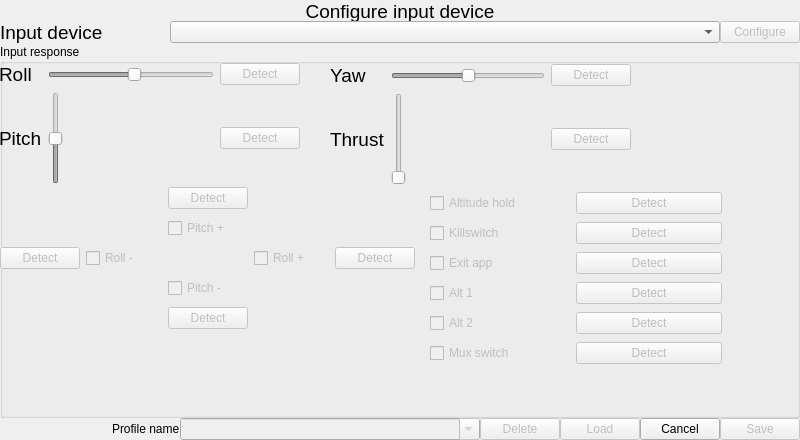
<?xml version="1.0" encoding="UTF-8"?>
<ui version="4.0">
 <class>Form</class>
 <widget class="QWidget" name="Form">
  <property name="windowModality">
   <enum>Qt::ApplicationModal</enum>
  </property>
  <property name="geometry">
   <rect>
    <x>0</x>
    <y>0</y>
    <width>800</width>
    <height>440</height>
   </rect>
  </property>
  <property name="windowTitle">
   <string>Input device configuration</string>
  </property>
  <layout class="QHBoxLayout" name="horizontalLayout">
   <property name="spacing">
    <number>0</number>
   </property>
   <property name="margin">
    <number>0</number>
   </property>
   <item>
    <layout class="QVBoxLayout" name="verticalLayout">
     <item>
      <widget class="QLabel" name="label">
       <property name="maximumSize">
        <size>
         <width>16777215</width>
         <height>21</height>
        </size>
       </property>
       <property name="font">
        <font>
         <pointsize>14</pointsize>
        </font>
       </property>
       <property name="text">
        <string>Configure input device</string>
       </property>
       <property name="alignment">
        <set>Qt::AlignHCenter|Qt::AlignTop</set>
       </property>
      </widget>
     </item>
     <item>
      <layout class="QGridLayout" name="gridLayout_4">
       <item row="0" column="2">
        <widget class="QPushButton" name="configButton">
         <property name="enabled">
          <bool>false</bool>
         </property>
         <property name="maximumSize">
          <size>
           <width>80</width>
           <height>16777215</height>
          </size>
         </property>
         <property name="text">
          <string>Configure</string>
         </property>
        </widget>
       </item>
       <item row="0" column="0">
        <widget class="QLabel" name="label_2">
         <property name="font">
          <font>
           <pointsize>14</pointsize>
          </font>
         </property>
         <property name="text">
          <string>Input device</string>
         </property>
        </widget>
       </item>
       <item row="0" column="1">
        <widget class="QComboBox" name="inputDeviceSelector">
         <property name="minimumSize">
          <size>
           <width>550</width>
           <height>0</height>
          </size>
         </property>
         <property name="duplicatesEnabled">
          <bool>false</bool>
         </property>
        </widget>
       </item>
      </layout>
     </item>
     <item>
      <layout class="QHBoxLayout" name="inputDetectionLayout">
       <item>
        <widget class="QGroupBox" name="inputDetectionGroup">
         <property name="minimumSize">
          <size>
           <width>0</width>
           <height>330</height>
          </size>
         </property>
         <property name="maximumSize">
          <size>
           <width>16777215</width>
           <height>500</height>
          </size>
         </property>
         <property name="title">
          <string>Input response</string>
         </property>
         <widget class="QWidget" name="gridLayoutWidget">
          <property name="geometry">
           <rect>
            <x>-1</x>
            <y>19</y>
            <width>301</width>
            <height>121</height>
           </rect>
          </property>
          <layout class="QGridLayout" name="gridLayout_3">
           <item row="0" column="1">
            <widget class="QSlider" name="rollAxisValue">
             <property name="enabled">
              <bool>false</bool>
             </property>
             <property name="minimumSize">
              <size>
               <width>0</width>
               <height>0</height>
              </size>
             </property>
             <property name="maximumSize">
              <size>
               <width>16777215</width>
               <height>16777215</height>
              </size>
             </property>
             <property name="minimum">
              <number>-100</number>
             </property>
             <property name="maximum">
              <number>100</number>
             </property>
             <property name="sliderPosition">
              <number>5</number>
             </property>
             <property name="orientation">
              <enum>Qt::Horizontal</enum>
             </property>
             <property name="invertedAppearance">
              <bool>false</bool>
             </property>
             <property name="invertedControls">
              <bool>false</bool>
             </property>
             <property name="tickPosition">
              <enum>QSlider::NoTicks</enum>
             </property>
            </widget>
           </item>
           <item row="1" column="0">
            <widget class="QLabel" name="label_3">
             <property name="font">
              <font>
               <pointsize>14</pointsize>
              </font>
             </property>
             <property name="text">
              <string>Pitch</string>
             </property>
            </widget>
           </item>
           <item row="0" column="0">
            <widget class="QLabel" name="label_5">
             <property name="font">
              <font>
               <pointsize>14</pointsize>
              </font>
             </property>
             <property name="text">
              <string>Roll</string>
             </property>
            </widget>
           </item>
           <item row="1" column="1">
            <widget class="QSlider" name="pitchAxisValue">
             <property name="enabled">
              <bool>false</bool>
             </property>
             <property name="minimumSize">
              <size>
               <width>0</width>
               <height>0</height>
              </size>
             </property>
             <property name="maximumSize">
              <size>
               <width>16777215</width>
               <height>16777215</height>
              </size>
             </property>
             <property name="layoutDirection">
              <enum>Qt::LeftToRight</enum>
             </property>
             <property name="minimum">
              <number>-100</number>
             </property>
             <property name="maximum">
              <number>100</number>
             </property>
             <property name="singleStep">
              <number>1</number>
             </property>
             <property name="sliderPosition">
              <number>0</number>
             </property>
             <property name="tracking">
              <bool>false</bool>
             </property>
             <property name="orientation">
              <enum>Qt::Vertical</enum>
             </property>
             <property name="invertedAppearance">
              <bool>false</bool>
             </property>
             <property name="invertedControls">
              <bool>false</bool>
             </property>
             <property name="tickPosition">
              <enum>QSlider::NoTicks</enum>
             </property>
            </widget>
           </item>
           <item row="0" column="2">
            <widget class="QPushButton" name="detectRoll">
             <property name="enabled">
              <bool>false</bool>
             </property>
             <property name="text">
              <string>Detect</string>
             </property>
            </widget>
           </item>
           <item row="1" column="2">
            <widget class="QPushButton" name="detectPitch">
             <property name="enabled">
              <bool>false</bool>
             </property>
             <property name="text">
              <string>Detect</string>
             </property>
            </widget>
           </item>
          </layout>
         </widget>
         <widget class="QWidget" name="gridLayoutWidget_4">
          <property name="geometry">
           <rect>
            <x>330</x>
            <y>20</y>
            <width>301</width>
            <height>121</height>
           </rect>
          </property>
          <layout class="QGridLayout" name="gridLayout_6">
           <item row="1" column="0">
            <widget class="QLabel" name="label_7">
             <property name="font">
              <font>
               <pointsize>14</pointsize>
              </font>
             </property>
             <property name="text">
              <string>Thrust</string>
             </property>
            </widget>
           </item>
           <item row="1" column="1">
            <widget class="QSlider" name="thrustAxisValue">
             <property name="enabled">
              <bool>false</bool>
             </property>
             <property name="minimumSize">
              <size>
               <width>0</width>
               <height>0</height>
              </size>
             </property>
             <property name="maximumSize">
              <size>
               <width>16777215</width>
               <height>16777215</height>
              </size>
             </property>
             <property name="minimum">
              <number>0</number>
             </property>
             <property name="maximum">
              <number>100</number>
             </property>
             <property name="singleStep">
              <number>0</number>
             </property>
             <property name="sliderPosition">
              <number>0</number>
             </property>
             <property name="tracking">
              <bool>true</bool>
             </property>
             <property name="orientation">
              <enum>Qt::Vertical</enum>
             </property>
             <property name="invertedAppearance">
              <bool>false</bool>
             </property>
             <property name="invertedControls">
              <bool>false</bool>
             </property>
             <property name="tickPosition">
              <enum>QSlider::NoTicks</enum>
             </property>
            </widget>
           </item>
           <item row="0" column="1">
            <widget class="QSlider" name="yawAxisValue">
             <property name="enabled">
              <bool>false</bool>
             </property>
             <property name="minimumSize">
              <size>
               <width>0</width>
               <height>0</height>
              </size>
             </property>
             <property name="maximumSize">
              <size>
               <width>16777215</width>
               <height>16777215</height>
              </size>
             </property>
             <property name="minimum">
              <number>-100</number>
             </property>
             <property name="maximum">
              <number>100</number>
             </property>
             <property name="singleStep">
              <number>0</number>
             </property>
             <property name="sliderPosition">
              <number>1</number>
             </property>
             <property name="tracking">
              <bool>true</bool>
             </property>
             <property name="orientation">
              <enum>Qt::Horizontal</enum>
             </property>
             <property name="invertedAppearance">
              <bool>false</bool>
             </property>
             <property name="invertedControls">
              <bool>false</bool>
             </property>
             <property name="tickPosition">
              <enum>QSlider::NoTicks</enum>
             </property>
            </widget>
           </item>
           <item row="1" column="2">
            <widget class="QPushButton" name="detectThrust">
             <property name="enabled">
              <bool>false</bool>
             </property>
             <property name="text">
              <string>Detect</string>
             </property>
            </widget>
           </item>
           <item row="0" column="0">
            <widget class="QLabel" name="label_4">
             <property name="font">
              <font>
               <pointsize>14</pointsize>
              </font>
             </property>
             <property name="text">
              <string>Yaw</string>
             </property>
            </widget>
           </item>
           <item row="0" column="2">
            <widget class="QPushButton" name="detectYaw">
             <property name="enabled">
              <bool>false</bool>
             </property>
             <property name="text">
              <string>Detect</string>
             </property>
            </widget>
           </item>
          </layout>
         </widget>
         <widget class="QWidget" name="gridLayoutWidget_5">
          <property name="geometry">
           <rect>
            <x>0</x>
            <y>140</y>
            <width>415</width>
            <height>151</height>
           </rect>
          </property>
          <layout class="QGridLayout" name="gridLayout">
           <item row="2" column="1">
            <widget class="QCheckBox" name="rollNeg">
             <property name="enabled">
              <bool>false</bool>
             </property>
             <property name="text">
              <string>Roll -</string>
             </property>
             <property name="checkable">
              <bool>true</bool>
             </property>
            </widget>
           </item>
           <item row="3" column="2">
            <widget class="QCheckBox" name="pitchNeg">
             <property name="enabled">
              <bool>false</bool>
             </property>
             <property name="text">
              <string>Pitch -</string>
             </property>
             <property name="checkable">
              <bool>true</bool>
             </property>
            </widget>
           </item>
           <item row="4" column="2">
            <widget class="QPushButton" name="detectPitchNeg">
             <property name="enabled">
              <bool>false</bool>
             </property>
             <property name="text">
              <string>Detect</string>
             </property>
            </widget>
           </item>
           <item row="2" column="3">
            <widget class="QCheckBox" name="rollPos">
             <property name="enabled">
              <bool>false</bool>
             </property>
             <property name="text">
              <string>Roll +</string>
             </property>
             <property name="checkable">
              <bool>true</bool>
             </property>
            </widget>
           </item>
           <item row="2" column="4">
            <widget class="QPushButton" name="detectRollPos">
             <property name="enabled">
              <bool>false</bool>
             </property>
             <property name="text">
              <string>Detect</string>
             </property>
            </widget>
           </item>
           <item row="0" column="2">
            <widget class="QPushButton" name="detectPitchPos">
             <property name="enabled">
              <bool>false</bool>
             </property>
             <property name="text">
              <string>Detect</string>
             </property>
            </widget>
           </item>
           <item row="2" column="0">
            <widget class="QPushButton" name="detectRollNeg">
             <property name="enabled">
              <bool>false</bool>
             </property>
             <property name="text">
              <string>Detect</string>
             </property>
            </widget>
           </item>
           <item row="1" column="2">
            <widget class="QCheckBox" name="pitchPos">
             <property name="enabled">
              <bool>false</bool>
             </property>
             <property name="text">
              <string>Pitch +</string>
             </property>
             <property name="checkable">
              <bool>true</bool>
             </property>
            </widget>
           </item>
          </layout>
         </widget>
         <widget class="QWidget" name="gridLayoutWidget_2">
          <property name="geometry">
           <rect>
            <x>430</x>
            <y>140</y>
            <width>292</width>
            <height>194</height>
           </rect>
          </property>
          <layout class="QGridLayout" name="gridLayout_5">
           <property name="spacing">
            <number>0</number>
           </property>
           <item row="5" column="1">
            <widget class="QPushButton" name="detectAlt2">
             <property name="enabled">
              <bool>false</bool>
             </property>
             <property name="text">
              <string>Detect</string>
             </property>
            </widget>
           </item>
           <item row="4" column="0">
            <widget class="QCheckBox" name="alt1">
             <property name="enabled">
              <bool>false</bool>
             </property>
             <property name="text">
              <string>Alt 1</string>
             </property>
             <property name="checkable">
              <bool>true</bool>
             </property>
            </widget>
           </item>
           <item row="3" column="1">
            <widget class="QPushButton" name="detectExitapp">
             <property name="enabled">
              <bool>false</bool>
             </property>
             <property name="text">
              <string>Detect</string>
             </property>
            </widget>
           </item>
           <item row="2" column="1">
            <widget class="QPushButton" name="detectKillswitch">
             <property name="enabled">
              <bool>false</bool>
             </property>
             <property name="text">
              <string>Detect</string>
             </property>
            </widget>
           </item>
           <item row="2" column="0">
            <widget class="QCheckBox" name="killswitch">
             <property name="enabled">
              <bool>false</bool>
             </property>
             <property name="text">
              <string>Killswitch</string>
             </property>
             <property name="checkable">
              <bool>true</bool>
             </property>
            </widget>
           </item>
           <item row="3" column="0">
            <widget class="QCheckBox" name="exitapp">
             <property name="enabled">
              <bool>false</bool>
             </property>
             <property name="text">
              <string>Exit app</string>
             </property>
             <property name="checkable">
              <bool>true</bool>
             </property>
            </widget>
           </item>
           <item row="1" column="0">
            <widget class="QCheckBox" name="althold">
             <property name="enabled">
              <bool>false</bool>
             </property>
             <property name="text">
              <string>Altitude hold</string>
             </property>
             <property name="checkable">
              <bool>true</bool>
             </property>
            </widget>
           </item>
           <item row="1" column="1">
            <widget class="QPushButton" name="detectAltHold">
             <property name="enabled">
              <bool>false</bool>
             </property>
             <property name="text">
              <string>Detect</string>
             </property>
            </widget>
           </item>
           <item row="5" column="0">
            <widget class="QCheckBox" name="alt2">
             <property name="enabled">
              <bool>false</bool>
             </property>
             <property name="text">
              <string>Alt 2</string>
             </property>
             <property name="checkable">
              <bool>true</bool>
             </property>
            </widget>
           </item>
           <item row="4" column="1">
            <widget class="QPushButton" name="detectAlt1">
             <property name="enabled">
              <bool>false</bool>
             </property>
             <property name="text">
              <string>Detect</string>
             </property>
            </widget>
           </item>
           <item row="6" column="0">
            <widget class="QCheckBox" name="muxswitch">
             <property name="enabled">
              <bool>false</bool>
             </property>
             <property name="text">
              <string>Mux switch</string>
             </property>
             <property name="checkable">
              <bool>true</bool>
             </property>
            </widget>
           </item>
           <item row="6" column="1">
            <widget class="QPushButton" name="detectMuxswitch">
             <property name="enabled">
              <bool>false</bool>
             </property>
             <property name="text">
              <string>Detect</string>
             </property>
            </widget>
           </item>
          </layout>
         </widget>
        </widget>
       </item>
      </layout>
     </item>
     <item>
      <layout class="QGridLayout" name="gridLayout_2">
       <item row="0" column="1">
        <widget class="QLabel" name="label_16">
         <property name="text">
          <string>Profile name</string>
         </property>
        </widget>
       </item>
       <item row="0" column="0">
        <spacer name="horizontalSpacer_9">
         <property name="orientation">
          <enum>Qt::Horizontal</enum>
         </property>
         <property name="sizeHint" stdset="0">
          <size>
           <width>40</width>
           <height>20</height>
          </size>
         </property>
        </spacer>
       </item>
       <item row="0" column="4">
        <widget class="QPushButton" name="deleteButton">
         <property name="enabled">
          <bool>false</bool>
         </property>
         <property name="text">
          <string>Delete</string>
         </property>
        </widget>
       </item>
       <item row="0" column="6">
        <widget class="QPushButton" name="cancelButton">
         <property name="text">
          <string>Cancel</string>
         </property>
        </widget>
       </item>
       <item row="0" column="2">
        <widget class="QComboBox" name="profileCombo">
         <property name="enabled">
          <bool>false</bool>
         </property>
         <property name="sizePolicy">
          <sizepolicy hsizetype="Fixed" vsizetype="Fixed">
           <horstretch>0</horstretch>
           <verstretch>0</verstretch>
          </sizepolicy>
         </property>
         <property name="minimumSize">
          <size>
           <width>300</width>
           <height>0</height>
          </size>
         </property>
         <property name="maximumSize">
          <size>
           <width>16777215</width>
           <height>16777215</height>
          </size>
         </property>
         <property name="editable">
          <bool>true</bool>
         </property>
        </widget>
       </item>
       <item row="0" column="7">
        <widget class="QPushButton" name="saveButton">
         <property name="enabled">
          <bool>false</bool>
         </property>
         <property name="text">
          <string>Save</string>
         </property>
        </widget>
       </item>
       <item row="0" column="5">
        <widget class="QPushButton" name="loadButton">
         <property name="enabled">
          <bool>false</bool>
         </property>
         <property name="text">
          <string>Load</string>
         </property>
        </widget>
       </item>
      </layout>
     </item>
    </layout>
   </item>
  </layout>
 </widget>
 <resources/>
 <connections/>
</ui>
